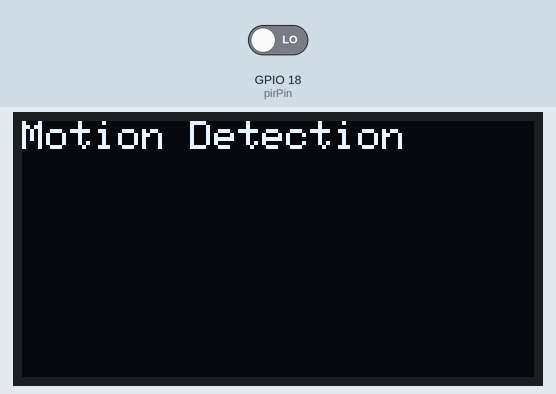
Simulated run of this sketch. Board: ESP32. Shown: 128×64 one-colour display. The inputs (shaded band) are chosen by the test bench; at power-on: GPIO 18 (pirPin) LOW.

Above: at 3.2 s.
3.3 s: GPIO 18 (pirPin) driven HIGH
At 4.4 s:
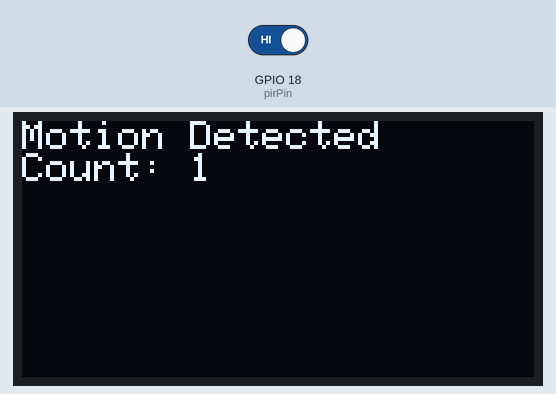
At 5.7 s:
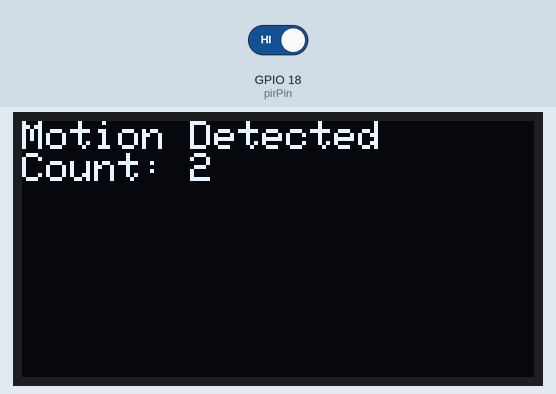
Timing chart, 0 to 7.2 s (numbered marks = the images above; inputs shaded):
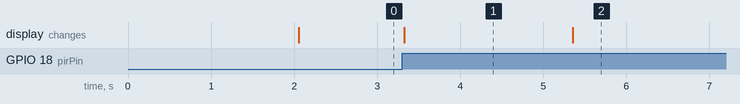

The sketch:

Project1.ino
```cpp
#include <Wire.h>
#include <Adafruit_GFX.h>
#include <Adafruit_SSD1306.h>

#define ESP32

#define SCREEN_WIDTH 128  // OLED display width, in pixels
#define SCREEN_HEIGHT 64  // OLED display height, in pixels
// Declaration for an SSD1306 display connected to I2C (SDA, SCL pins)
Adafruit_SSD1306 display(SCREEN_WIDTH, SCREEN_HEIGHT, &Wire, -1);

#ifdef ESP32
int pirPin = 18;
#else
int pirPin = D5;
#endif

int motionCount = 0;
int detectionState = 0;

void setup() {
  pinMode(pirPin, INPUT);
  Serial.begin(115200);
  if (!display.begin(SSD1306_SWITCHCAPVCC, 0x3C)) {  // Address 0x3D for 128x64
    Serial.println(F("SSD1306 allocation failed"));
    for (;;)
      ;
  }
  delay(2000);
  display.clearDisplay();
  display.setTextSize(1);
  display.setTextColor(WHITE);
  display.setCursor(0, 0);
  display.println("Motion Detection");
  display.display();
}

void loop() {
  detectionState = digitalRead(pirPin);
  if (detectionState == 1) {
    motionCount++;

    display.clearDisplay();
    display.setCursor(0, 0);
    display.println("Motion Detected");
    display.print("Count: ");
    display.print(motionCount);
    display.display();
    delay(2000);
  }
}
```

Measured:
- after the input at 3.3 s, the display: changes at once (image 1)
- what the display in image 1 shows lasts 2.1 s, from 3.3 s to 5.4 s
